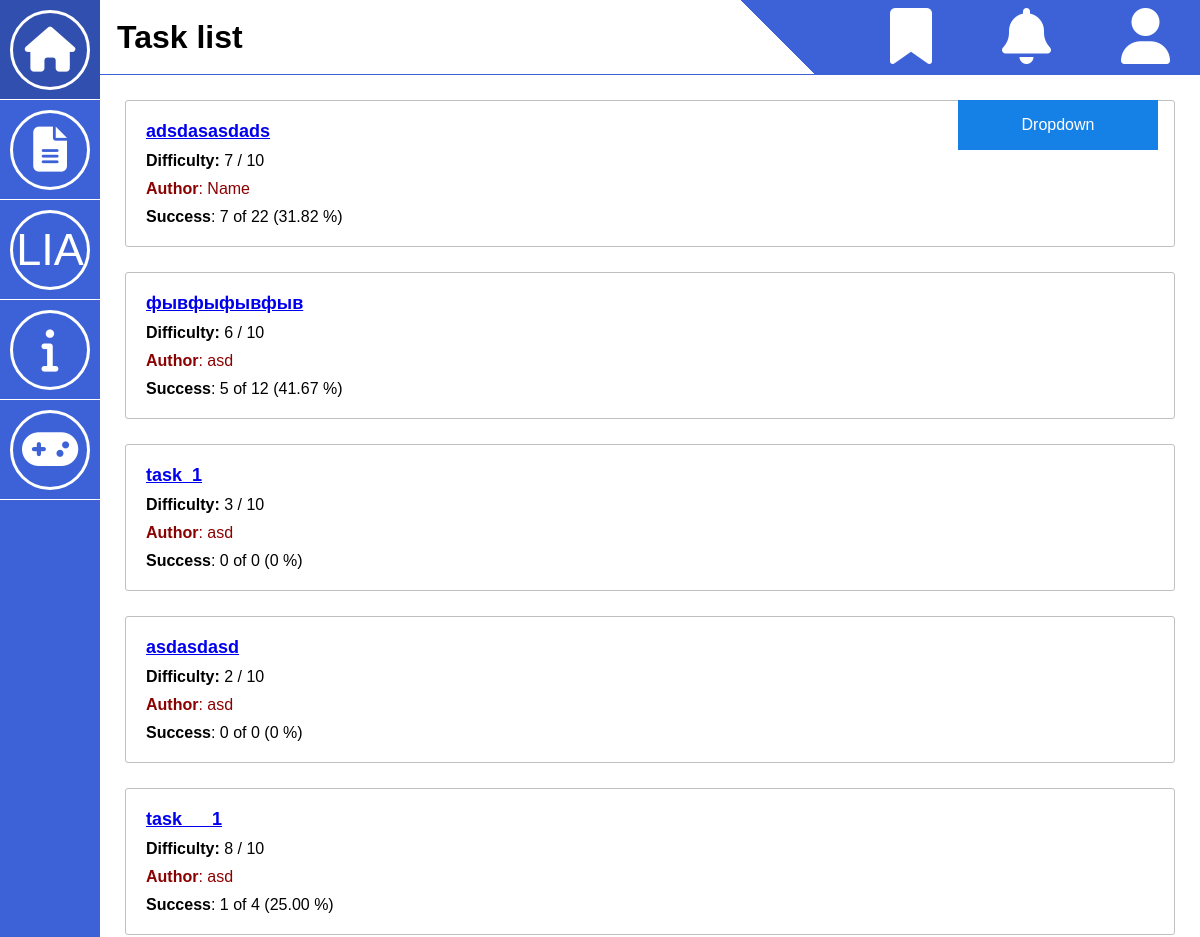
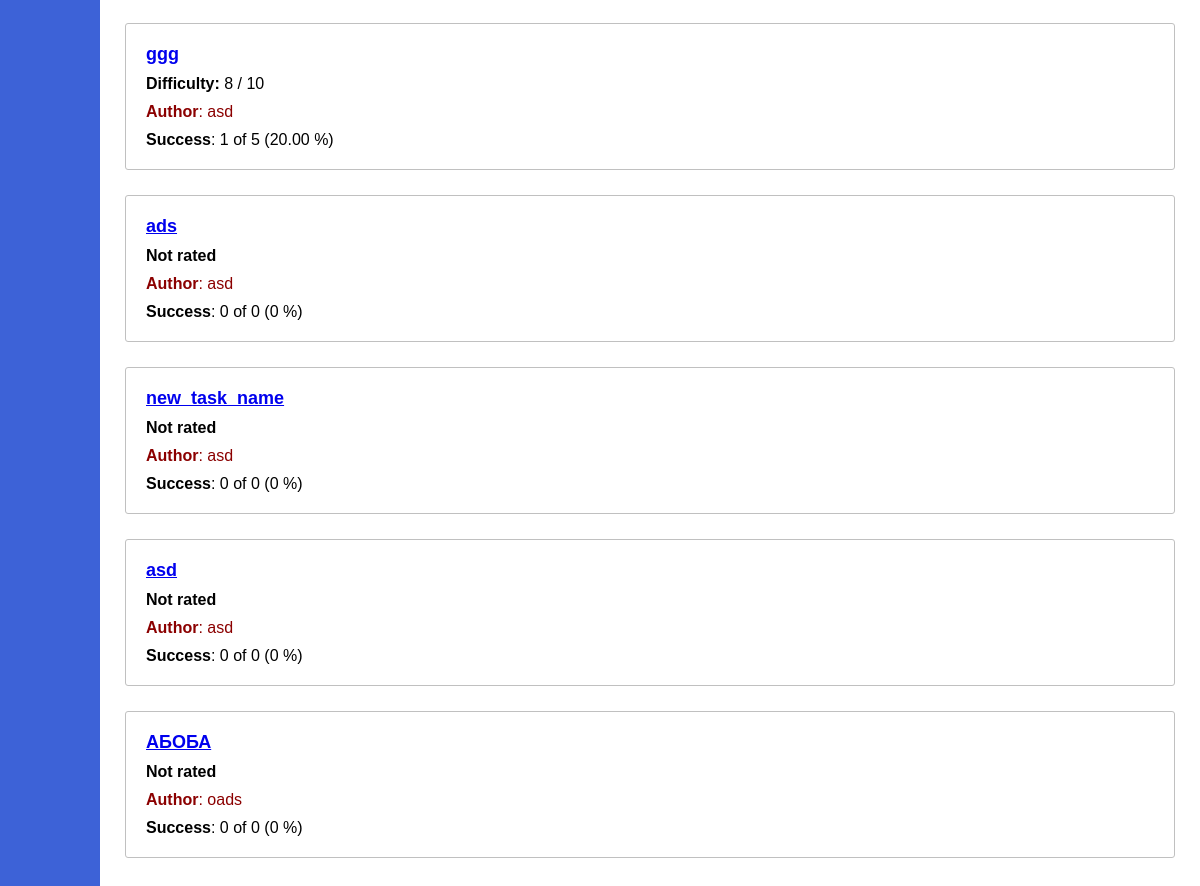
The page /katas_list/all (signed in) on the database its author committed (2 pictures, top to bottom).
### data/katas.py (models this page shows)
class Kata(SqlAlchemyBase, UserMixin, SerializerMixin):
    __tablename__ = "katas"
    id = sqlalchemy.Column(sqlalchemy.Integer, autoincrement=True, unique=True, primary_key=True)
    title = sqlalchemy.Column(sqlalchemy.String, unique=True)
    author_id = sqlalchemy.Column(sqlalchemy.Integer, sqlalchemy.ForeignKey("users.id"))
    description = sqlalchemy.Column(sqlalchemy.String)
    completed_solution = sqlalchemy.Column(sqlalchemy.String)
    tests = sqlalchemy.Column(sqlalchemy.String)
    total_solutions = sqlalchemy.Column(sqlalchemy.Integer)
    total_successful_solutions = sqlalchemy.Column(sqlalchemy.Integer)
    difficulty = sqlalchemy.Column(sqlalchemy.Integer)

### data/users.py (models this page shows, shortened)
class User(SqlAlchemyBase, UserMixin, SerializerMixin):
    __tablename__ = "users"
    id = sqlalchemy.Column(sqlalchemy.Integer, primary_key=True, autoincrement=True, unique=True)
    nickname = sqlalchemy.Column(sqlalchemy.String, unique=True)
    email = sqlalchemy.Column(sqlalchemy.String)
    hashed_password = sqlalchemy.Column(sqlalchemy.String)
    experience = sqlalchemy.Column(sqlalchemy.Integer)
    created_katas = sqlalchemy.Column(sqlalchemy.Integer)

### main.py (the view)
@app.route('/katas_list/<string:difficult>')
def katas_list(difficult: str):
    if not current_user.is_authenticated:
        return render_template('unauthenticated.html')
    db_session_ = db_session.create_session()
    list_of_katas = [{"ID": kata.id,
                      'title': kata.title,
                      "total": kata.total_solutions,
                      "total_success": kata.total_successful_solutions,
                      "creator": db_session_.query(User).filter(User.id == kata.author_id).first().nickname,
                      "diff": kata.difficulty,
                      'success_percentage': f'{(kata.total_successful_solutions / kata.total_solutions) * 100:.2f}'
                      if kata.total_solutions else 0}
                     for kata in db_session_.query(Kata).all()]
    return render_template('list_of_katas.html', difficult=difficult, list_of_kata=list_of_katas)

### data/db_session.py (called while the page is built)
def create_session() -> Session:
    global __factory
    return __factory()

### main.py (called while the page is built)
@login_manager.user_loader
def load_user(id_):
    db_sess = db_session.create_session()
    return db_sess.query(User).get(id_)

### templates/list_of_katas.html (shortened to what this page needs)
<!DOCTYPE html>
<html lang="ru">
<head>
</head>
<body>
    <div id="menu">
        <div class="menu__item">
            <div class="circle_border">
                <i class="fa-solid fa-house"></i>
            </div>
        </div>
        <div class="menu__item">
            <div class="circle_border">
                <i class="fa-solid fa-file-lines"></i>
            </div>
        </div>
        <div class="menu__item">
            <div class="circle_border">
                LIA
            </div>
        </div>
        <div class="menu__item">
            <div class="circle_border">
                <i class="fa-solid fa-info"></i>
            </div>
        </div>
        <div class="menu__item">
            <div class="circle_border">
                <i class="fa-solid fa-gamepad"></i>
            </div>
        </div>
    </div>
    <div id="main">
        <div id="header">
            <div class="header__main">
                <h1>Task list</h1>
            </div>
            <div class="header__corner">
                <div class="corner__content">
                    <a href="#" class="top_menu_item"><i class="fas fa-bookmark"></i></a>
                    <a href="#" class="top_menu_item"><i class="fas fa-bell"></i></a>
                    <a onclick="showProfileMenu()" class="top_menu_item"><i class="fa-solid fa-user"></i></a>
                </div>
            </div>
        </div>
        <div id="content">
            <div class = "dropdown" >
                <button onclick = "myFunction()" class = "dropbtn"> Dropdown </button>
            </div>
            {% for kata in list_of_kata %}
            {% if kata['diff']|round|int == difficult| int or difficult == 'all' %}
                <div id="content_">
                    <div class="task">
                        <div class="task__header"><a href="/kata/{{ kata['ID'] }}">{{ kata["title"] }}</a></div>
                        {% if kata['diff'] == -1 %}
                            <div class="task__content"><b>Not rated</b></div>
                        {% else %}
                            <div class="task__content"><b>Difficulty:</b> {{ kata['diff'] }} / 10</div>
                        {% endif %}
                        <div class="task__author"><b>Author</b>: {{ kata['creator'] }}</div>
                        <div class="task__content"><b>Success</b>: {{ kata['total_success'] }} of {{ kata['total'] }} ({{ kata['success_percentage'] }} %)</div>
                    </div>
                </div>
            {% endif %}
            {% endfor %}
        </div>
    </div>
</body>
</html>

### templates/list_of_katas.html (style rules this page uses)
* { box-sizing: border-box; }
html, body { width: 100%; height: 100%; padding: 0; margin: 0; font-family: Arial; }
body { display: flex; }
#menu { background: #3D62D7; width: 100px; height: 100%; position: fixed; z-index: 999; }
.menu__item { border-bottom: 1px white solid; height: 100px; display: flex; justify-content: center; align-items: center; color: white; font-size: 45px; cursor: pointer; }
.circle_border { border-radius: 50%; border: 3px solid white; width: 80px; height: 80px; display: flex; justify-content: center; align-items: center; }
#main { flex: 1 auto; }
#header { height: 75px; display: flex; border-bottom: 1px #3D62D7 solid; align-items: center; position: fixed; width: 100%; background: white; padding-left: 100px; }
.header__main { flex: 1 auto; padding-left: 17px; }
.header__main h1 { margin: 0; }
.header__corner { width: 500px; height: 100%; background: #3D62D7; background: linear-gradient(225deg, rgba(61,98,215,1) 80%, rgba(255,255,255,1) 80%); display: flex; justify-content: right; }
.corner__content { width: 280px; color: white; justify-content: space-between; display: flex; margin-right: 30px; align-items: center; }
.top_menu_item { color: white; font-size: 56px; cursor: pointer; }
#content { padding: 100px 25px 25px 125px; overflow-y: scroll; max-height: 100%; }
.task { width: 100%; border: 1px solid silver; border-radius: 3px; padding: 20px; margin-bottom: 25px; }
.task__header { font-weight: 600; font-size: 18px; }
.task__content { max-width: 80%; margin-top: 10px; }
.task__author { max-width: 80%; margin-top: 10px; color: darkred; }
.dropbtn { background-color: #1581e6; color: white; padding: 16px; font-size: 16px; border: none; cursor: pointer; width: 200px; }
.dropdown { position: fixed; right: 42px; display: flex; flex-direction: column; align-items: end; }

### rows shown on the page
Kata: title "adsdasasdads"
User: creator "Name"
Kata: title "фывфыфывфыв"
User: creator "asd" "asd" "asd" "asd" "asd" "asd" "asd"
Kata: title "task_1"
Kata: title "asdasdasd", diff "2", creator "asd", total_success "0", total "0", success_percentage "0"
Kata: title "task___1"
Kata: title "ggg"
Kata: title "ads"
Kata: title "new_task_name"
Kata: title "asd"
Kata: title "АБОБА"
User: creator "oads"

### other values the page prints
{{ kata['diff'] }} "7" "6" "3" "8" "8"
{{ kata['total_success'] }} "7" "5" "0" "1" "1" "0" "0" "0" "0"
{{ kata['total'] }} "22" "12" "0" "4" "5" "0" "0" "0" "0"
{{ kata['success_percentage'] }} "31.82" "41.67" "0" "25.00" "20.00" "0" "0" "0" "0"
